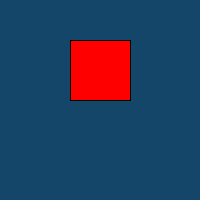
Frame 1 (no input)
Frame 60 (the mouse pressed at the canvas centre just before this capture): identical to frame 1, image omitted
Frame 120 (the mouse held since frame 60 and released just before this capture): identical to frame 1, image omitted

The Processing sketch that drew this single still picture (run headless with seeded random() and noise(); from frame 60 on, the mouse is pressed at the canvas centre):

// Processing sketch: Example34
// ── Example34.pde
/* Example34
 */
void setup()
{
  size(200,200);
  background(20,70,105);
}

void draw()
{
    drawRedSquare(60, 70, 40);
}

void drawRedSquare(int length, int xCoord, int yCoord)
{
    fill(255,0,0);
    rect(xCoord,yCoord, length, length);
}
